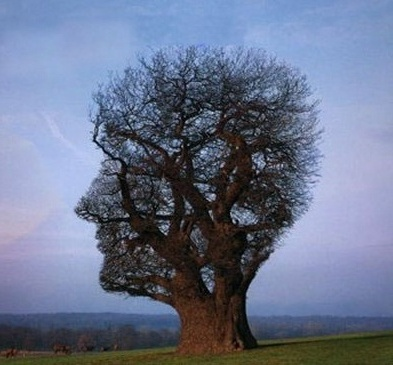
#> input picture images/facetree.jpg, 393 x 365 px, found by its file name
$ python TP3_20231220160730.py
#> lines starting #> are read from the running program, lines starting #| are printed output that depends on the picture
import cv2 as cv

img = cv.imread('./images/facetree.jpg')
#> img is the input picture: shape (365, 393, 3); mean B, G, R 141.1, 116.1, 106

height, width = img.shape[:2]
#> height = 365; width = 393

mirImg1 = mirImg2 = img.copy()

def miro_f1(img):
    for h in range(height):
        for w in range(width // 2):  # Iterate only up to half of the width
            mirImg1[h, w] = img[height - 1 - h, w]
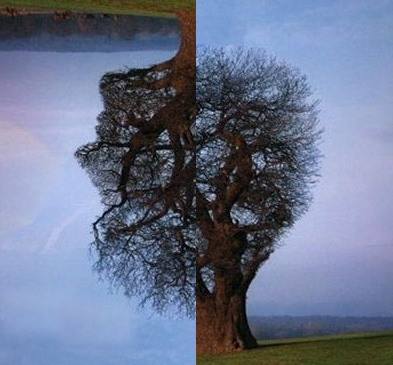
#> mirImg1: shape (365, 393, 3); mean B, G, R 141.1, 116.1, 106
    return mirImg1

def miro_f2(img):
    for h in range(height):
        for w in range(width // 2, width):  # Iterate from half of the width to the end
            mirImg2[h, w - width // 2] = img[h, w]
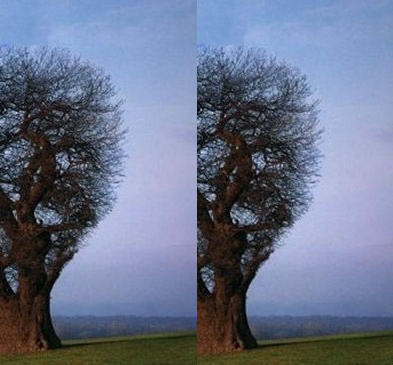
#> mirImg2: shape (365, 393, 3); mean B, G, R 138.6, 114.6, 105.2
    return mirImg2

cv.imshow('Test1', img)
cv.imshow('Test2', miro_f1(img))
cv.imshow('Test3', miro_f2(img))

cv.waitKey(0)
cv.destroyAllWindows()

$ run again, with images/Test1.jpg copied over images/facetree.jpg
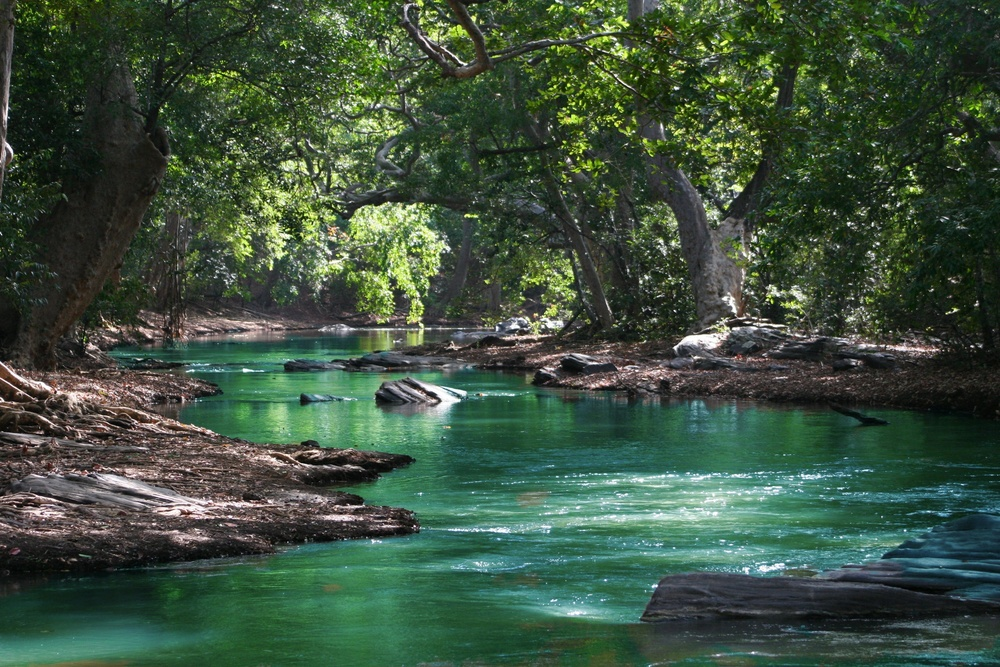
#> input picture images/Test1.jpg, 1000 x 667 px, shrunk from 3504 x 2336 before the run, found by its file name
#> img is the input picture: shape (667, 1000, 3); mean B, G, R 62.5, 81.3, 60.9
#> after the loop in miro_f1, `for h in range(height):`:
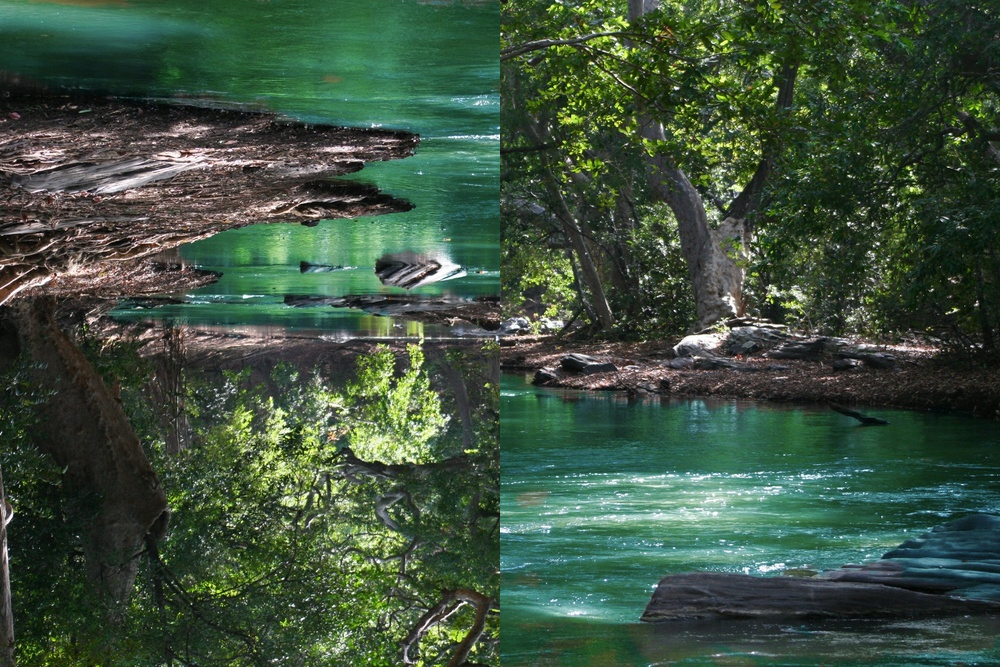
#> mirImg1: shape (667, 1000, 3); mean B, G, R 62.5, 81.3, 60.9
#> after the loop in miro_f2, `for h in range(height):`:
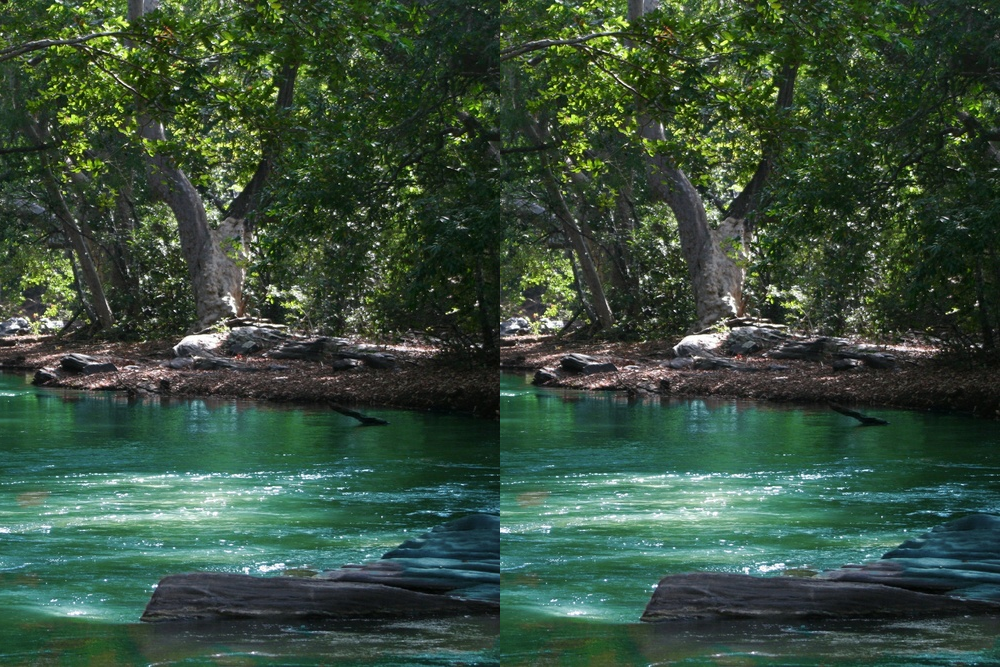
#> mirImg2: shape (667, 1000, 3); mean B, G, R 60.5, 78.1, 55.8

$ run again, with images/fruit1.jpg copied over images/facetree.jpg
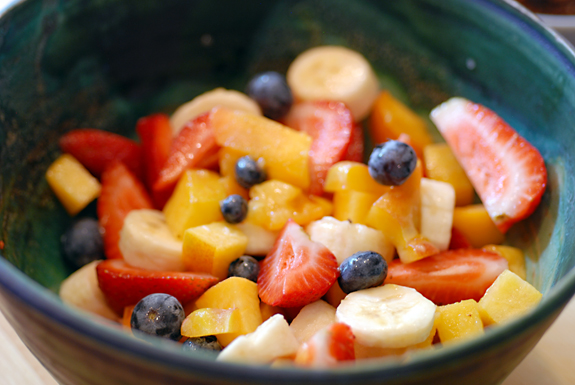
#> input picture images/fruit1.jpg, 575 x 385 px, found by its file name
#> img is the input picture: shape (385, 575, 3); mean B, G, R 68, 97.8, 128.9
#> after the loop in miro_f1, `for h in range(height):`:
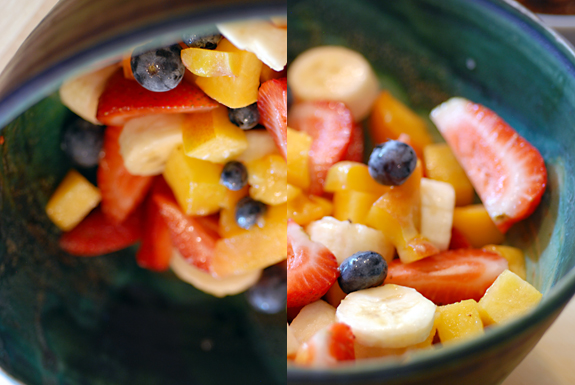
#> mirImg1: shape (385, 575, 3); mean B, G, R 68, 97.8, 128.9
#> after the loop in miro_f2, `for h in range(height):`:
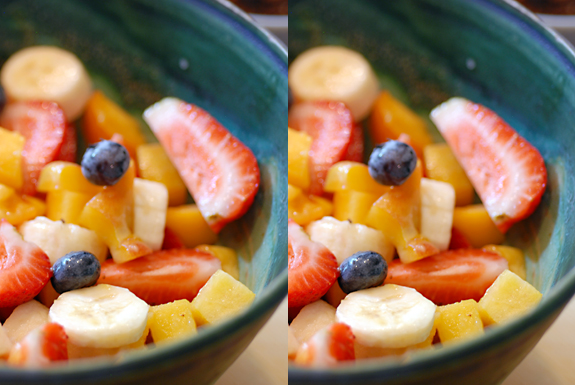
#> mirImg2: shape (385, 575, 3); mean B, G, R 84.2, 116.3, 147.5

$ run again, with images/fruit2.jpg copied over images/facetree.jpg
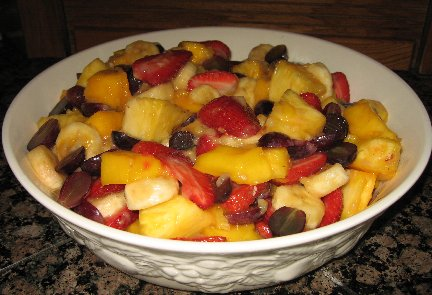
#> input picture images/fruit2.jpg, 432 x 295 px, found by its file name
#> img is the input picture: shape (295, 432, 3); mean B, G, R 53.5, 90.8, 124.9
#> after the loop in miro_f1, `for h in range(height):`:
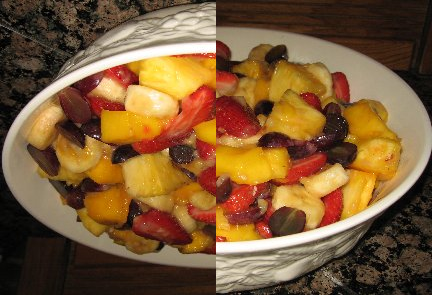
#> mirImg1: shape (295, 432, 3); mean B, G, R 53.5, 90.8, 124.9
#> after the loop in miro_f2, `for h in range(height):`:
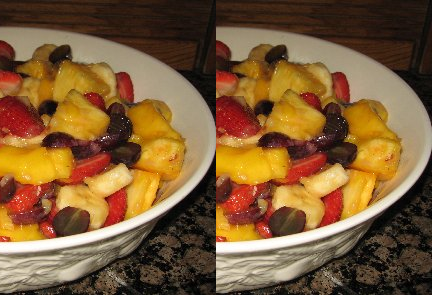
#> mirImg2: shape (295, 432, 3); mean B, G, R 54, 92.3, 126.5
